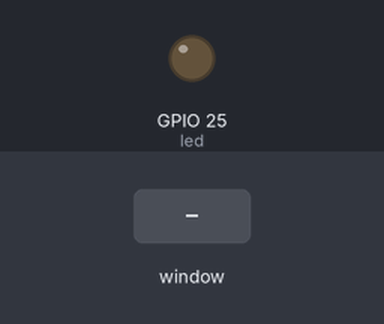
The program below on a simulated Raspberry Pi (BCM pin numbers). Shown: output pins drawn as LEDs (lit = HIGH). The test bench sets the inputs (shaded band). The desktop window is not drawn, its controls go by their first labels and the mouse button is held 0.15 s.

Above: at 1.2 s.
1.3 s: control labelled "Encender" in the window clicked
At 1.8 s:
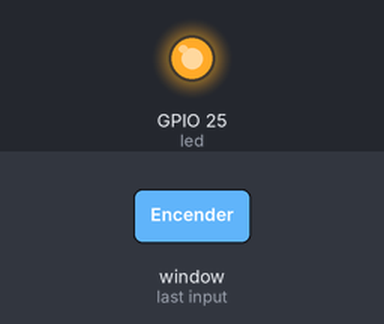
2.8 s: control labelled "Apagar" in the window clicked
At 4.2 s:
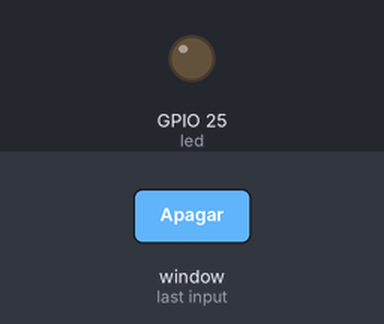
Timing chart, 0 to 5.8 s (numbered marks = the images above; inputs shaded):
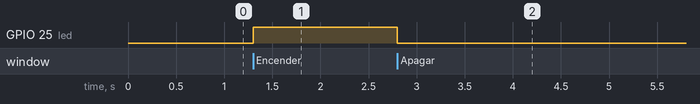

Measured:
- after the input at 1.3 s, GPIO 25 (led): LOW → HIGH at once
- after the input at 2.8 s, GPIO 25 (led): HIGH → LOW at once

The program:

Practice_6_TkinterLED.py
```python
#PRACTICA 6 | Prender y apagar un LED con interfaz de Python.
#Turn ON a LED with Python interface.
import tkinter as tk 											#Libreria - Library
from gpiozero import LED										#libreria LED - LED library
ventana = tk.Tk() 												#sirve para los widgets
ventana.title("Prender o Apagar LED")
ventana.geometry("200x200")										#window size
ventana.config(background = "orange")							#color del fondo.
led = LED(25)													#pin donde esta declarado
def encender(): 												#funcion para prender led
	led.on()
def apagar(): 													#funcion para apagar led
	led.off()
boton = tk.Button(ventana,text = "Encender", command = encender)#creamos boton
boton.place(x=50 , y=80) 										#donde aparecera el boton
boton1 = tk.Button(ventana,text = "Apagar", command = apagar)	#creamos boton
boton1.place(x=150 , y=80) 										#donde aparecera el boton
ventana.mainloop() 												#muestra la ventana

#Follow me on my YouTube channel: https://www.youtube.com/@adrieltrejodearcos3335
```
